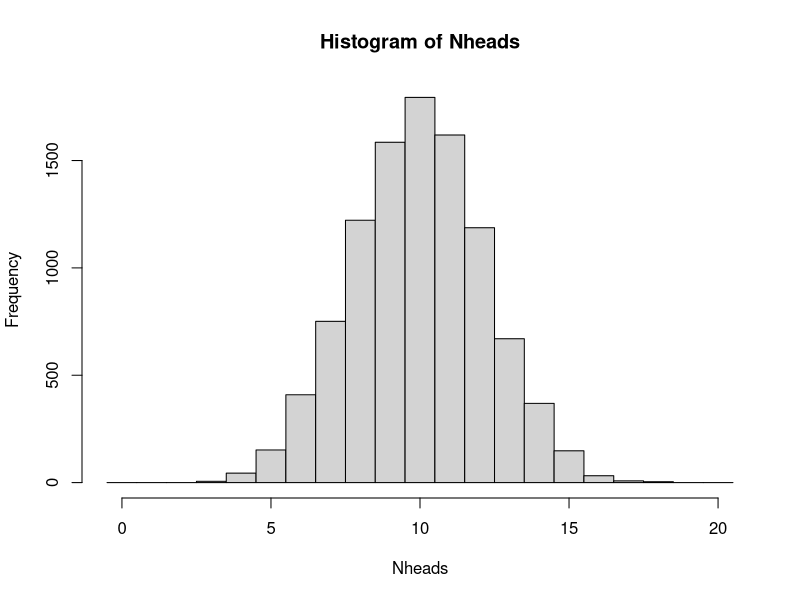
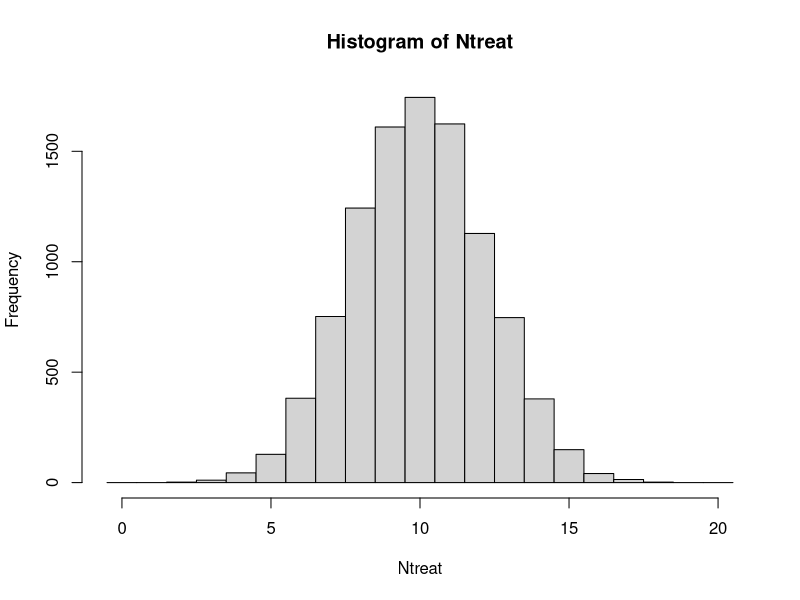
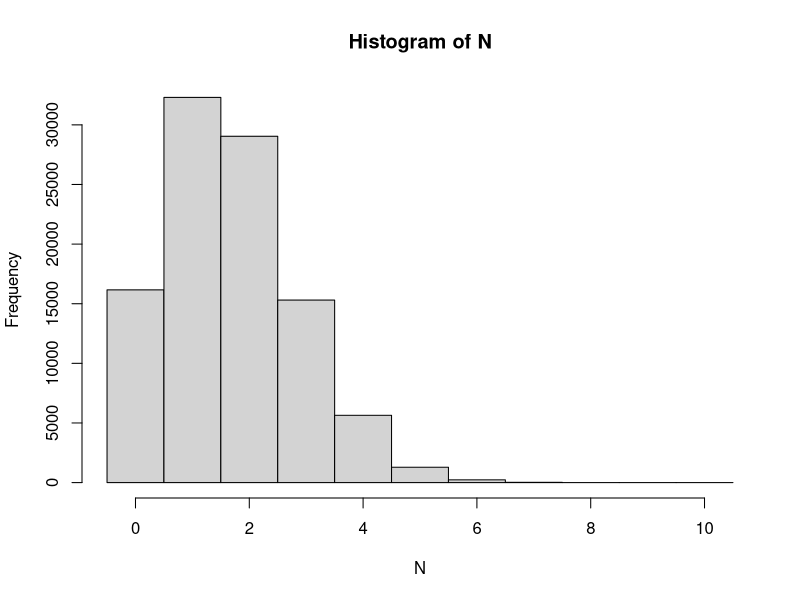
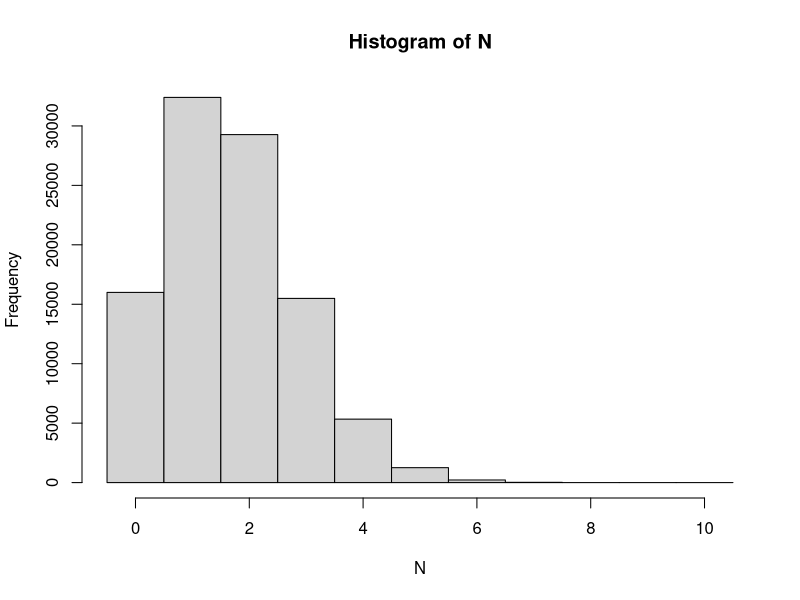
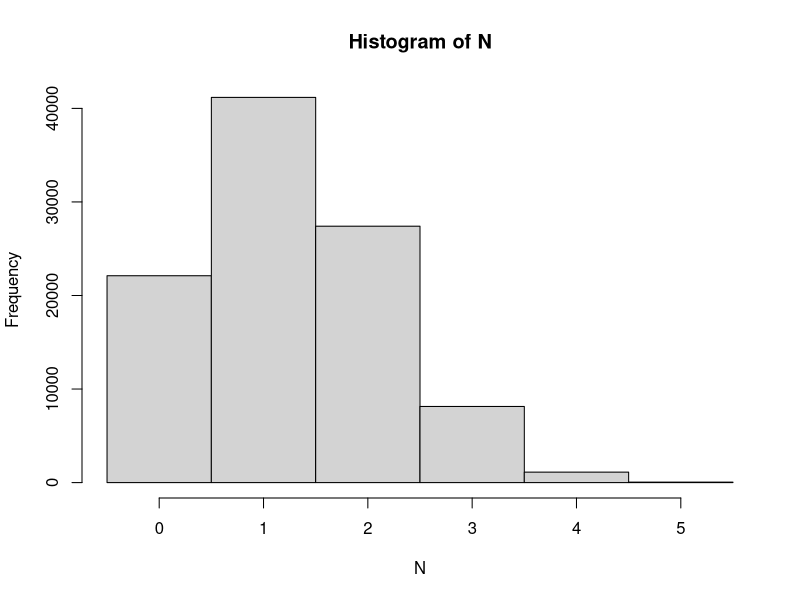

The R script that drew these images, in order:
## ---- chunk 1
options(digits=2)
## ---- chunk 2
## A single coin toss
sample(c("H", "T"), size=1)
## Another coin toss
sample(c("H", "T"), size=1)

## 20 independent coin tosses
(coins <- sample(c("H", "T"), size=20, replace=TRUE))
## How many heads did we get in these particular 20 draws?
sum(coins == "H")

## The simulation is about repeating this (20 random draws and summing up the number of heads) many times. To do it 10000 times;
Nheads <- replicate(10000, {
  coins <- sample(c("H", "T"), size=20, replace=TRUE)
  sum(coins == "H")
})
## ---- chunk 3
## Number of times of the 10000 with exactly 15 heads
sum(Nheads==15)
## divide by 10000 to get the probability
sum(Nheads==15)/10000
## or compute using mean (why does this work?)
mean(Nheads==15)
## ---- chunk 4
mean(Nheads<7)
## ---- chunk 5
## plot the distribution and read the graph
hist(Nheads, breaks=0:21-0.5)

## or tabulate
table(Nheads)
## ---- chunk 6
## probability of 15 heads or more
mean(Nheads>=15)
## ---- chunk 7
mean(Nheads<=2)
sum(Nheads<=2)
## with this low number of observations, more repeats is required to get a more accurate answer

Nheads <- replicate(1000000, {
  coins <- sample(c("H", "T"), size=20, replace=TRUE)
  sum(coins == "H")
})
sum(Nheads<=2)
mean(Nheads<=2)
## ---- chunk 8
## Randomization for a single patient
sample(c("T", "C"), size=1)

## Randomize 20 independent patients
(patients <- sample(c("T", "c"), size=20, replace=TRUE))
## How many patients are assigned to treatment group?
sum(patients == "T")

## Simulate by repeating 10000 times
Ntreat <- replicate(10000, {
  patients <- sample(c("T", "C"), size=20, replace=TRUE)
  sum(patients == "T")
})
## ---- chunk 9
## Proportion of the 10000 repeats with exactly 15 T
mean(Ntreat==15)
## ---- chunk 10
mean(Ntreat<7)
## ---- chunk 11
## plot the distribution and read the graph
hist(Ntreat, breaks=0:21-0.5)

## or tabulate
table(Ntreat)
## ---- chunk 12
## probability of 15 T or more
mean(Ntreat>=15)
## ---- chunk 13
mean(Ntreat<=2)
sum(Ntreat<=2)
## with this low number of observations, more repeats is required to get a more accurate answer
  
Ntreat <- replicate(1000000, {
  patients <- sample(c("T", "C"), size=20, replace=TRUE)
  sum(patients == "T")
})
sum(Ntreat<=2)
mean(Ntreat<=2)
## ---- chunk 14
##Simulate thowing 10 dice and counting the number of sixes.
N <- replicate(100000, sum(sample(1:6, size=10, replace=TRUE)==6))
table(N)
##The probability mass function
table(N)/length(N)
hist(N, breaks=(0:11)-0.5)
## ---- chunk 15
sum(N>=5)
sum(N>=5)/length(N)
mean(N>=5)
## ---- chunk 16
mean(N==2)
## ---- chunk 17
mean(N)
10*1/6
## ---- chunk 18
##Simulate picking 10 colonies and counting the number of antibiotic resistant ones.
N <- replicate(100000, sum(sample(1:6, size=10, replace=TRUE)==6))
table(N)
##The probability mass function
table(N)/length(N)
hist(N, breaks=(0:11)-0.5)
## ---- chunk 19
sum(N>=5)
sum(N>=5)/length(N)
mean(N>=5)
## ---- chunk 20
mean(N==2)
## ---- chunk 21
mean(N)
10*1/6
## ---- chunk 22
N <- replicate(100000, sum(sample(rep(0:1, c(39,13)), size=5)))
hist(N, breaks=(0:6)-.5)
## P(N==5)
mean(N==5)
## ---- chunk 23
## Solution using 100 replicates
x <- replicate(100, sum(sample(c(0,0,0,0,0,0,0,1,1,1), size=3, replace=TRUE)))
table(x)
mean(x==0)
## Solution using 1000 replicates
x <- replicate(1000, sum(sample(c(0,0,0,0,0,0,0,1,1,1), size=3, replace=TRUE)))
table(x)
mean(x==0)
## Solution using 100000 replicates
x <- replicate(100000, sum(sample(c(0,0,0,0,0,0,0,1,1,1), size=3, replace=TRUE)))
table(x)
mean(x==0)
## ---- chunk 24
## Solution using 100000 replicates
x <- replicate(100000, sum(sample(rep(c(0, 1), c(14, 6)), size=3, replace=FALSE)))
table(x)
mean(x==0)
## ---- chunk 25
## Solution using 100000 replicates
x <- replicate(100000, sum(sample(rep(c(0, 1), c(140, 60)), size=3, replace=FALSE)))
table(x)
mean(x==0)
## ---- chunk 26
## 1.6 Solution using the Binomial distribution
pbinom(0, 3, 0.3)

## 1.7 Solution using the hypergeometric distribution
phyper(0, 6, 20-6, 3)

## 1.8 Solution using the hypergeometric distribution
phyper(0, 60, 200-60, 3)
## ---- chunk 27
phyper(20, 200, 20000-200, 1000, lower.tail=FALSE)
## ---- chunk 28
x <- replicate(100000, {x<-sample(1:5, 3); y<-sample(1:5,3); length(intersect(x,y))})
table(x)

phyper(0:3, 3, 2, 3)
## ---- chunk 29
n <- 10000
p <- 3/100000
ppois(0, n*p)
## ---- chunk 30
ppois(1, n*p, lower.tail=FALSE)
